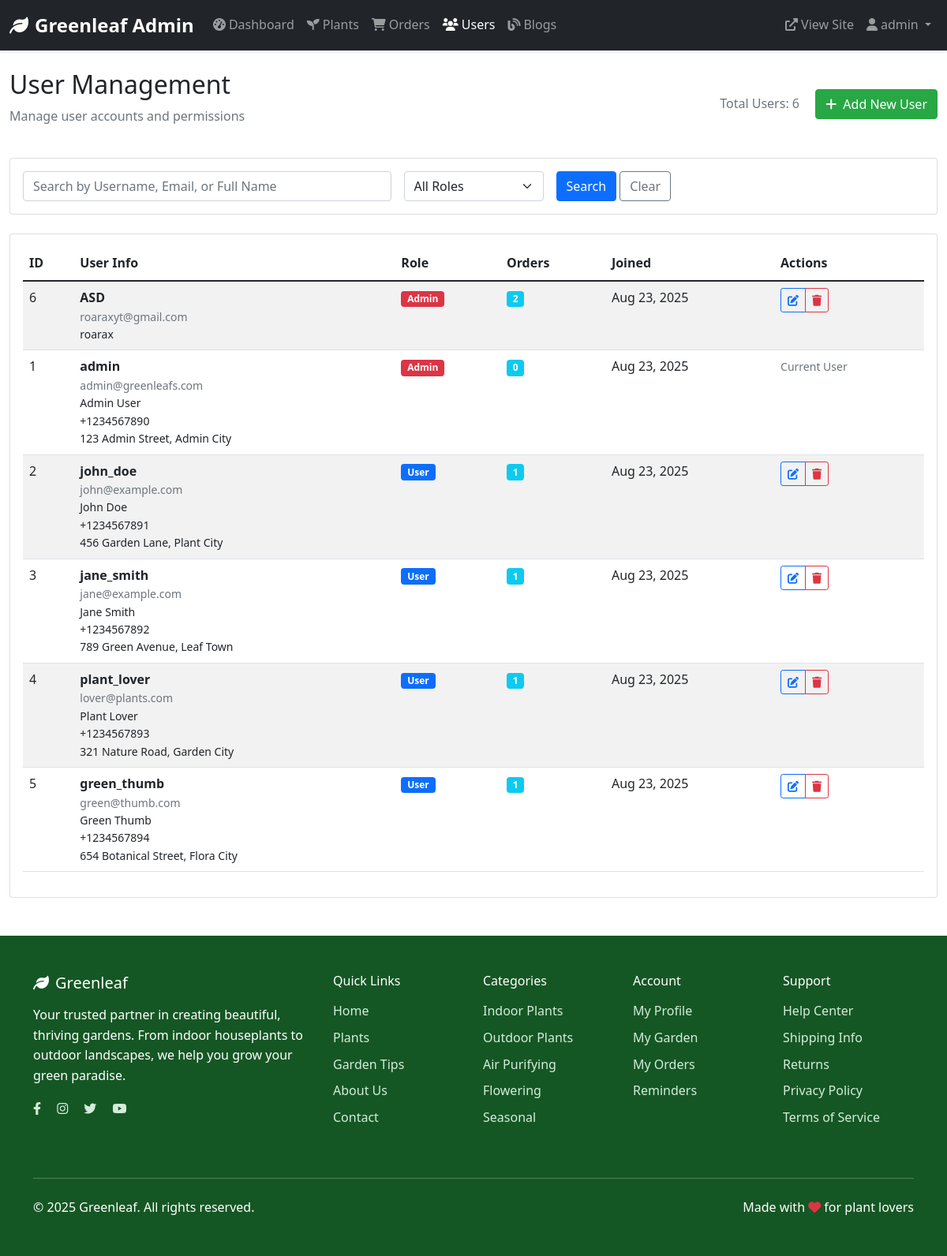
Before: /admin/users.php (signed in) with the older database file.
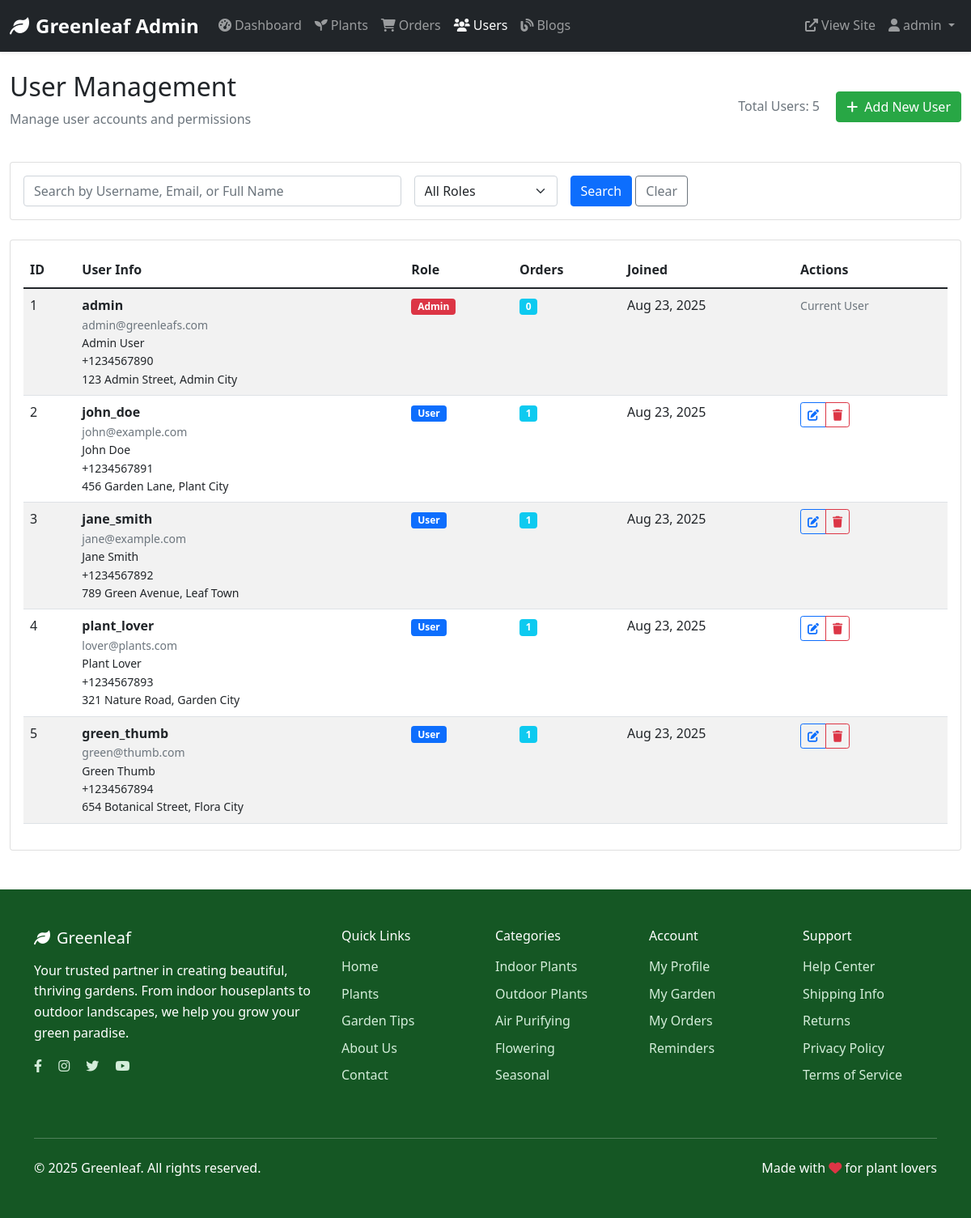
After: the same page with the newer database file.
### tables this page shows
CREATE TABLE `users` (
  `user_id` int(11) NOT NULL,
  `username` varchar(50) NOT NULL,
  `email` varchar(100) NOT NULL,
  `password_hash` varchar(255) NOT NULL,
  `profile_image` varchar(255) DEFAULT 'default-avatar.jpg',
  `full_name` varchar(100) DEFAULT NULL,
  `phone` varchar(20) DEFAULT NULL,
  `address` text DEFAULT NULL,
  `role` enum('user','admin') DEFAULT 'user',
  `created_at` timestamp NOT NULL DEFAULT current_timestamp(),
  `updated_at` timestamp NOT NULL DEFAULT current_timestamp() ON UPDATE current_timestamp()
);

### config/config.php (called while the page is built, shortened)
<?php
function is_logged_in() {
    return isset($_SESSION['user_id']);
}
?>

### admin/users.php (the view, shortened to what this page needs)
<?php
require_once '../config/config.php';
$database = new Database();
$db = $database->getConnection();
$search = trim($_GET['search'] ?? '');
$page = max(1, intval($_GET['page'] ?? 1));
$per_page = 15;
$offset = ($page - 1) * $per_page;
$where_conditions = [];
$params = [];
$param_types = '';
$where_clause = !empty($where_conditions) ? 'WHERE ' . implode(' AND ', $where_conditions) : '';
$count_query = "SELECT COUNT(*) as total FROM users $where_clause";
$count_stmt = $db->prepare($count_query);
$count_stmt->execute();
$total_users = $count_stmt->get_result()->fetch_assoc()['total'];
$query = "SELECT user_id, username, email, full_name, phone, address, role, created_at,
          (SELECT COUNT(*) FROM orders WHERE user_id = users.user_id) as order_count
          FROM users
          $where_clause
          ORDER BY created_at DESC
          LIMIT ? OFFSET ?";
$params[] = $per_page;
$params[] = $offset;
$param_types .= 'ii';
$stmt = $db->prepare($query);
if (!empty($params)) {
    $stmt->bind_param($param_types, ...$params);
}
$stmt->execute();
$users = $stmt->get_result();
include 'includes/admin-header.php';
?>
<!DOCTYPE html>
<html lang="en">
<head>
    <link href="https://cdn.jsdelivr.net/npm/bootstrap@5.1.3/dist/css/bootstrap.min.css" rel="stylesheet">
    <link href="https://cdnjs.cloudflare.com/ajax/libs/font-awesome/6.0.0/css/all.min.css" rel="stylesheet">
    <link href="../assets/css/style.css" rel="stylesheet">
</head>
<body>
    <div class="container-fluid mt-4">
        <div class="row">
            <div class="col-12">
                <div class="d-flex justify-content-between align-items-center mb-4">
                    <div>
                        <h2>User Management</h2>
                        <p class="text-muted">Manage user accounts and permissions</p>
                    </div>
                    <div>
                        <span class="text-muted me-3">Total Users: <?php echo $total_users; ?></span>
                        <button class="btn btn-success" data-bs-toggle="modal" data-bs-target="#userModal">
                            <i class="fas fa-plus me-1"></i> Add New User
                        </button>
                    </div>
                </div>
                <div class="card mb-4">
                    <div class="card-body">
                        <form method="GET" class="row g-3">
                            <div class="col-md-5">
                                <input type="text" class="form-control" name="search"
                                       placeholder="Search by Username, Email, or Full Name"
                                       value="<?php echo htmlspecialchars($search); ?>">
                            </div>
                            <div class="col-md-2">
                                <select name="role" class="form-select">
                                    <option value="">All Roles</option>
                                </select>
                            </div>
                            <div class="col-md-5">
                                <button type="submit" class="btn btn-primary">Search</button>
                                <a href="users.php" class="btn btn-outline-secondary">Clear</a>
                            </div>
                        </form>
                    </div>
                </div>
                <div class="card">
                    <div class="card-body">
                        <div class="table-responsive">
                            <table class="table table-striped">
                                <thead>
                                    <tr>
                                        <th>ID</th>
                                        <th>User Info</th>
                                        <th>Role</th>
                                        <th>Orders</th>
                                        <th>Joined</th>
                                        <th>Actions</th>
                                    </tr>
                                </thead>
                                <tbody>
                                    <?php while ($user = $users->fetch_assoc()): ?>
                                    <tr>
                                        <td><?php echo $user['user_id']; ?></td>
                                        <td>
                                            <div class="fw-bold"><?php echo htmlspecialchars($user['username']); ?></div>
                                            <div class="text-muted small"><?php echo htmlspecialchars($user['email']); ?></div>
                                            <?php if ($user['full_name']): ?>
                                            <div class="small"><?php echo htmlspecialchars($user['full_name']); ?></div>
                                            <?php endif; ?>
                                            <?php if ($user['phone']): ?>
                                            <div class="small"><?php echo htmlspecialchars($user['phone']); ?></div>
                                            <?php endif; ?>
                                            <?php if ($user['address']): ?>
                                            <div class="small"><?php echo htmlspecialchars($user['address']); ?></div>
                                            <?php endif; ?>
                                        </td>
                                        <td>
                                            <span class="badge bg-<?php echo $user['role'] === 'admin' ? 'danger' : 'primary'; ?>">
                                                <?php echo ucfirst($user['role']); ?>
                                            </span>
                                        </td>
                                        <td>
                                            <span class="badge bg-info"><?php echo $user['order_count']; ?></span>
                                        </td>
                                        <td><?php echo date('M j, Y', strtotime($user['created_at'])); ?></td>
                                        <td>
                                            <?php if ($user['user_id'] !== $_SESSION['user_id']): ?>
                                            <div class="btn-group">
                                                <a href="?edit=<?php echo $user['user_id']; ?>"
                                                   class="btn btn-outline-primary btn-sm">
                                                    <i class="fas fa-edit"></i>
                                                </a>
                                                <button class="btn btn-outline-danger btn-sm"
                                                        onclick="deleteUser(<?php echo $user['user_id']; ?>, '<?php echo htmlspecialchars($user['username']); ?>')">
                                                    <i class="fas fa-trash"></i>
                                                </button>
                                            </div>
                                            <?php else: ?>
                                            <span class="text-muted small">Current User</span>
                                            <?php endif; ?>
                                        </td>
                                    </tr>
                                    <?php endwhile; ?>
                                </tbody>
                            </table>
                        </div>
                    </div>
                </div>
            </div>
        </div>
    </div>
<?php include '../includes/footer.php'; ?>

### admin/includes/admin-header.php (shortened to what this page needs)
<!DOCTYPE html>
<html lang="en">
<head>
<link href="https://cdn.jsdelivr.net/npm/bootstrap@5.1.3/dist/css/bootstrap.min.css" rel="stylesheet">
<link href="https://cdnjs.cloudflare.com/ajax/libs/font-awesome/6.0.0/css/all.min.css" rel="stylesheet">
<link href="../assets/css/style.css" rel="stylesheet"></head>
<nav class="navbar navbar-expand-lg navbar-dark bg-dark shadow-sm">
    <div class="container-fluid">
        <a class="navbar-brand fw-bold" href="index.php">
            <i class="fas fa-leaf me-2"></i><?php echo SITE_NAME; ?> Admin
        </a>
        <div class="collapse navbar-collapse" id="adminNav">
            <ul class="navbar-nav me-auto">
                <li class="nav-item">
                    <a class="nav-link <?php echo basename($_SERVER['PHP_SELF']) === 'dashboard.php' ? 'active' : ''; ?>"
                       href="dashboard.php">
                        <i class="fas fa-tachometer-alt me-1"></i>Dashboard
                    </a>
                </li>
                <li class="nav-item">
                    <a class="nav-link <?php echo basename($_SERVER['PHP_SELF']) === 'plants.php' ? 'active' : ''; ?>"
                       href="plants.php">
                        <i class="fas fa-seedling me-1"></i>Plants
                    </a>
                </li>
                <li class="nav-item">
                    <a class="nav-link <?php echo basename($_SERVER['PHP_SELF']) === 'orders.php' ? 'active' : ''; ?>"
                       href="orders.php">
                        <i class="fas fa-shopping-cart me-1"></i>Orders
                    </a>
                </li>
                <li class="nav-item">
                    <a class="nav-link <?php echo basename($_SERVER['PHP_SELF']) === 'users.php' ? 'active' : ''; ?>"
                       href="users.php">
                        <i class="fas fa-users me-1"></i>Users
                    </a>
                </li>
                <li class="nav-item">
                    <a class="nav-link <?php echo basename($_SERVER['PHP_SELF']) === 'blogs.php' ? 'active' : ''; ?>"
                       href="blogs.php">
                        <i class="fas fa-blog me-1"></i>Blogs
                    </a>
                </li>
            </ul>
            <ul class="navbar-nav">
                <li class="nav-item">
                    <a class="nav-link" href="../index.php" target="_blank">
                        <i class="fas fa-external-link-alt me-1"></i>View Site
                    </a>
                </li>
                <li class="nav-item dropdown">
                    <a class="nav-link dropdown-toggle" href="#" id="adminDropdown" role="button" data-bs-toggle="dropdown">
                        <i class="fas fa-user me-1"></i><?php echo htmlspecialchars($_SESSION['username']); ?>
                    </a>
                </li>
            </ul>
        </div>
    </div>
</nav>

### includes/footer.php
<footer class="footer mt-5 py-5">
    <div class="container">
        <div class="row">
            <div class="col-lg-4 mb-4">
                <h5 class="text-white mb-3">
                    <i class="fas fa-leaf me-2"></i><?php echo SITE_NAME; ?>
                </h5>
                <p class="mb-3">Your trusted partner in creating beautiful, thriving gardens. From indoor houseplants to outdoor landscapes, we help you grow your green paradise.</p>
                <div class="social-links">
                    <a href="#" class="me-3"><i class="fab fa-facebook-f"></i></a>
                    <a href="#" class="me-3"><i class="fab fa-instagram"></i></a>
                    <a href="#" class="me-3"><i class="fab fa-twitter"></i></a>
                    <a href="#" class="me-3"><i class="fab fa-youtube"></i></a>
                </div>
            </div>
            <div class="col-lg-2 col-md-6 mb-4">
                <h6 class="text-white mb-3">Quick Links</h6>
                <ul class="list-unstyled">
                    <li class="mb-2"><a href="<?php echo SITE_URL; ?>">Home</a></li>
                    <li class="mb-2"><a href="<?php echo SITE_URL; ?>/catalog.php">Plants</a></li>
                    <li class="mb-2"><a href="<?php echo SITE_URL; ?>/blogs.php">Garden Tips</a></li>
                    <li class="mb-2"><a href="<?php echo SITE_URL; ?>/about.php">About Us</a></li>
                    <li class="mb-2"><a href="<?php echo SITE_URL; ?>/contact.php">Contact</a></li>
                </ul>
            </div>
            <div class="col-lg-2 col-md-6 mb-4">
                <h6 class="text-white mb-3">Categories</h6>
                <ul class="list-unstyled">
                    <li class="mb-2"><a href="<?php echo SITE_URL; ?>/catalog.php?category=Indoor">Indoor Plants</a></li>
                    <li class="mb-2"><a href="<?php echo SITE_URL; ?>/catalog.php?category=Outdoor">Outdoor Plants</a></li>
                    <li class="mb-2"><a href="<?php echo SITE_URL; ?>/catalog.php?category=Air-Purifying">Air Purifying</a></li>
                    <li class="mb-2"><a href="<?php echo SITE_URL; ?>/catalog.php?category=Flowering">Flowering</a></li>
                    <li class="mb-2"><a href="<?php echo SITE_URL; ?>/catalog.php?category=Seasonal">Seasonal</a></li>
                </ul>
            </div>
            <div class="col-lg-2 col-md-6 mb-4">
                <h6 class="text-white mb-3">Account</h6>
                <ul class="list-unstyled">
                    <?php if (is_logged_in()): ?>
                        <li class="mb-2"><a href="<?php echo SITE_URL; ?>/profile.php">My Profile</a></li>
                        <li class="mb-2"><a href="<?php echo SITE_URL; ?>/my-garden.php">My Garden</a></li>
                        <li class="mb-2"><a href="<?php echo SITE_URL; ?>/orders.php">My Orders</a></li>
                        <li class="mb-2"><a href="<?php echo SITE_URL; ?>/reminders.php">Reminders</a></li>
                    <?php else: ?>
                        <li class="mb-2"><a href="<?php echo SITE_URL; ?>/auth/login.php">Login</a></li>
                        <li class="mb-2"><a href="<?php echo SITE_URL; ?>/auth/register.php">Sign Up</a></li>
                    <?php endif; ?>
                </ul>
            </div>
            <div class="col-lg-2 col-md-6 mb-4">
                <h6 class="text-white mb-3">Support</h6>
                <ul class="list-unstyled">
                    <li class="mb-2"><a href="<?php echo SITE_URL; ?>/help.php">Help Center</a></li>
                    <li class="mb-2"><a href="<?php echo SITE_URL; ?>/shipping.php">Shipping Info</a></li>
                    <li class="mb-2"><a href="<?php echo SITE_URL; ?>/returns.php">Returns</a></li>
                    <li class="mb-2"><a href="<?php echo SITE_URL; ?>/privacy.php">Privacy Policy</a></li>
                    <li class="mb-2"><a href="<?php echo SITE_URL; ?>/terms.php">Terms of Service</a></li>
                </ul>
            </div>
        </div>
        <hr class="my-4" style="border-color: rgba(255,255,255,0.2);">
        <div class="row align-items-center">
            <div class="col-md-6">
                <p class="mb-0">&copy; <?php echo date('Y'); ?> <?php echo SITE_NAME; ?>. All rights reserved.</p>
            </div>
            <div class="col-md-6 text-md-end">
                <p class="mb-0">Made with <i class="fas fa-heart text-danger"></i> for plant lovers</p>
            </div>
        </div>
    </div>
</footer>

### assets/css/style.css (style rules this page uses)
:root { --primary-green: #28a745; --secondary-green: #20c997; --dark-green: #155724; --light-green: #d4edda; --accent-orange: #fd7e14; }
body { font-family: "Segoe UI", Tahoma, Geneva, Verdana, sans-serif; line-height: 1.6; }
.navbar-brand { font-weight: bold; font-size: 1.5rem; }
.btn-success { background-color: var(--primary-green); border-color: var(--primary-green); }
.footer { background-color: var(--dark-green); color: white; }
.footer a { color: var(--light-green); text-decoration: none; }

Changed rows visible on the page:
removed users: user_id "6", username "ASD", email "roaraxyt@gmail.com", full_name "roarax", role "Admin", order_count "2", created_at "Aug 23, 2025"
Other visible differences:
$total_users: "6" → "5"
